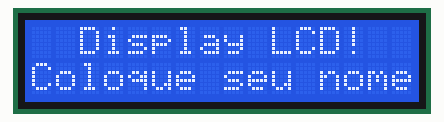
Bench run of a sketch on a simulated Arduino Uno, built with avr-gcc and run on an emulated ATmega328P. On the bench: 16×2 character LCD.

Above: at 0.1 s.
At 2.1 s:
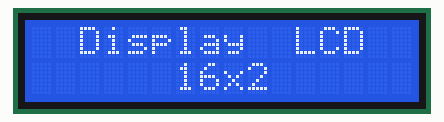

The sketch:

displayLCD-Exemplo1.ino
```cpp
#include <LiquidCrystal.h>

LiquidCrystal lcd(2, 3, 4, 5, 6, 7);

void setup()
{
  Serial.begin(9600);
  lcd.begin(16, 2);
}

void loop()
{
  lcd.setCursor(0,0);
  lcd.print("  Display LCD!  ");
  lcd.setCursor(0,1);
  lcd.print("Coloque seu nome");
  delay(2000);
  lcd.clear();
  lcd.setCursor(0,0);
  lcd.print("  Display  LCD  ");
  lcd.setCursor(0,1);
  lcd.print("      16x2      ");
  delay(2000);
  lcd.clear();
}
```

Measured:
- what the display in image 1 shows lasts 2.0 s, from 2.1 s to 4.1 s
